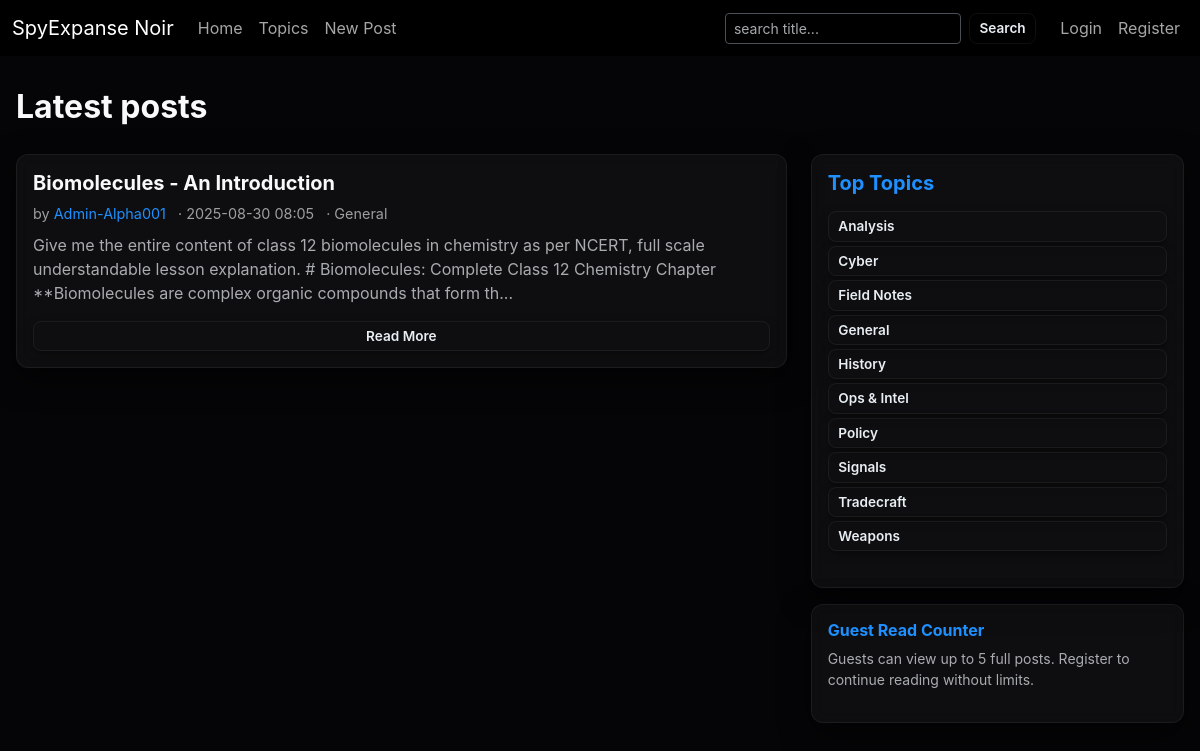
The page / on the database its author committed.
### app.py (models this page shows, shortened)
class Post(db.Model):
    id = db.Column(db.Integer, primary_key=True)
    title = db.Column(db.String(250), nullable=False)
    body = db.Column(db.Text, nullable=False)   # markdown stored raw
    created_at = db.Column(db.DateTime, default=datetime.utcnow)
    updated_at = db.Column(db.DateTime, onupdate=datetime.utcnow)
    user_id = db.Column(db.Integer, db.ForeignKey('user.id'), nullable=False)
    topic_id = db.Column(db.Integer, db.ForeignKey('topic.id'), nullable=False)
    attachment_filename = db.Column(db.String(300), nullable=True)
    comments = db.relationship('Comment', backref='post', lazy='dynamic')

class User(UserMixin, db.Model):
    id = db.Column(db.Integer, primary_key=True)
    username = db.Column(db.String(80), unique=True, nullable=False)          # handle
    realname = db.Column(db.String(120))
    email = db.Column(db.String(200), unique=True, nullable=False)
    password_hash = db.Column(db.String(200), nullable=False)
    age = db.Column(db.Integer)
    job = db.Column(db.String(150))
    bio = db.Column(db.Text)
    created_at = db.Column(db.DateTime, default=datetime.utcnow)
    posts = db.relationship('Post', backref='author', lazy='dynamic')
    comments = db.relationship('Comment', backref='author', lazy='dynamic')

class Topic(db.Model):
    id = db.Column(db.Integer, primary_key=True)
    name = db.Column(db.String(80), unique=True, nullable=False)
    posts = db.relationship('Post', backref='topic', lazy='dynamic')

### app.py (the view)
@app.route('/')
def index():
    page = request.args.get('page', 1, type=int)
    posts = Post.query.order_by(Post.created_at.desc()).limit(20).all()
    topics = Topic.query.order_by(Topic.name).limit(10).all()
    return render_template('index.html', posts=posts, topics=topics)

### app.py (called while the page is built)
def init_topics():
    default_topics = [
        "Ops & Intel","Signals","Cyber","Analysis","Tradecraft",
        "History","Weapons","Policy","Field Notes","General"
    ]
    for t in default_topics:
        if not Topic.query.filter_by(name=t).first():
            db.session.add(Topic(name=t))
    db.session.commit()

@app.before_request
def ensure_db():
    db.create_all()
    init_topics()

### templates/index.html (shortened to what this page needs)
{% extends "base.html" %}
{% block content %}
<div class="d-flex justify-content-between align-items-center mt-4 mb-3">
  <h2 class="text-light">
    {% if current_topic %}Topic: {{ current_topic.name }}{% else %}Latest posts{% endif %}
  </h2>
</div>
<div class="row">
  <div class="col-md-8">
    {% for post in posts %}
      {% include "_post_card.html" %}
    {% else %}
      <div class="card glass text-muted p-3">No posts yet.</div>
    {% endfor %}
  </div>
  <div class="col-md-4">
    <div class="card glass p-3 mb-3">
      <h5 class="mb-3">Top Topics</h5>
      <ul class="list-unstyled">
        {% for topic in topics %}
          <li class="mb-1">
            <a href="{{ url_for('topic_view', topic_id=topic.id) }}" class="btn btn-sm btn-outline-light w-100 text-start">
              {{ topic.name }}
            </a>
          </li>
        {% endfor %}
      </ul>
    </div>
    <div class="card glass p-3">
      <h6 class="mb-2">Guest Read Counter</h6>
      <p class="small text-muted">Guests can view up to 5 full posts. Register to continue reading without limits.</p>
    </div>
  </div>
</div>
{% endblock %}

### templates/base.html (shortened to what this page needs)
<!doctype html>
<html lang="en" data-bs-theme="dark">
<head>
  <link href="https://cdn.jsdelivr.net/npm/bootstrap@5.3.3/dist/css/bootstrap.min.css" rel="stylesheet">
  <link href="{{ url_for('static', filename='css/noir.css') }}" rel="stylesheet">
</head>
<body>
<nav class="navbar navbar-expand-lg bg-black">
  <div class="container-fluid">
    <a class="navbar-brand display6" href="{{ url_for('index') }}">SpyExpanse Noir</a>
    <div class="collapse navbar-collapse" id="nav">
      <ul class="navbar-nav me-auto mb-2 mb-lg-0">
        <li class="nav-item"><a class="nav-link" href="{{ url_for('index') }}">Home</a></li>
        <li class="nav-item"><a class="nav-link" href="{{ url_for('topics') }}">Topics</a></li>
        <li class="nav-item"><a class="nav-link" href="{{ url_for('post_new') }}">New Post</a></li>
      </ul>
      <form class="d-flex me-3" action="{{ url_for('search') }}">
        <input name="q" class="form-control form-control-sm me-2 bg-black text-light" placeholder="search title..." value="{{ q if q is defined else '' }}">
        <button class="btn btn-sm btn-outline-light" type="submit">Search</button>
      </form>
      <ul class="navbar-nav mb-2 mb-lg-0">
        {% if current_user.is_authenticated %}
          <li class="nav-item"><a class="nav-link" href="{{ url_for('profile', username=current_user.username) }}">{{ current_user.username }}</a></li>
          <li class="nav-item"><a class="nav-link " href="{{ url_for('logout') }}">Logout</a></li>
        {% else %}
          <li class="nav-item"><a class="nav-link" href="{{ url_for('login') }}">Login</a></li>
          <li class="nav-item"><a class="nav-link" href="{{ url_for('register') }}">Register</a></li>
        {% endif %}
      </ul>
    </div>
  </div>
</nav>
<div class="noir-container">
  {% block content %}{% endblock %}
</div>
</body>
</html>

### templates/_post_card.html (shortened to what this page needs)
<div class="card glass _post_card mb-3">
  <div class="d-flex justify-content-between align-items-start">
    <div>
      <h5>
        <a href="{{ url_for('post_detail', post_id=post.id) }}" class="text-light">{{ post.title }}</a>
      </h5>
      <div class="meta-row">
        <span>by <a href="{{ url_for('profile', username=post.author.username) }}">{{ post.author.username }}</a></span>
        <span>· {{ post.created_at.strftime('%Y-%m-%d %H:%M') }}</span>
        <span>· {{ post.topic.name }}</span>
      </div>
    </div>
  </div>
  <p class="mt-2 text-muted">
    {{ post.body[:240] }}{% if post.body|length > 240 %}...{% endif %}
  </p>
  <a href="{{ url_for('post_detail', post_id=post.id) }}" class="btn btn-sm btn-outline-light">Read More</a>
</div>

### static/css/noir.css (style rules this page uses)
:root { --bg: #050507; --glass: rgba(255,255,255,0.04); --glass-border: rgba(255,255,255,0.06); --accent: #1e90ff; --text-light: #e8eef3; --text-muted: rgba(255,255,255,0.6); --card-radius: 12px; --shadow: 0 10px 30px rgba(0,0,0,0.6); --font-main: 'Inter', system-ui, -apple-system, 'Segoe UI', Roboto, 'Helvetica Neue', Arial, sans-serif; }
* { box-sizing:border-box; }
html, body { height:100%; margin:0; padding:0; background:var(--bg); color:var(--text-light); font-family:var(--font-main); }
.noir-container { max-width:1200px; margin:2rem auto; padding:0 1rem; }
.card, .glass { background: var(--glass); border: 1px solid var(--glass-border); border-radius: var(--card-radius); backdrop-filter: blur(8px) saturate(120%); -webkit-backdrop-filter: blur(8px); box-shadow: var(--shadow); padding: 1.5rem; margin-bottom: 1.5rem; transition: transform 0.2s ease, border 0.3s ease; }
h1, h2, h3, h4, h5, h6 { color: var(--accent); font-weight: 700; margin-bottom: 0.75rem; }
.btn, .btn-outline-light { border-radius: 8px; padding: 0.25rem 0.6rem; font-size: 0.85rem; font-weight: 600; border: 1px solid var(--glass-border); background: transparent; color: var(--text-light); cursor: pointer; transition: all 0.3s ease; box-shadow: 0 3px 10px rgba(0,0,0,0.4); }
a { color: var(--accent); text-decoration: none; }
input, textarea, select { background: rgba(20,25,30,0.9); color: var(--text-light); border: 1px solid var(--glass-border); border-radius: var(--card-radius); padding: 0.6rem 1rem; font-family: var(--font-main); }
.post_card, ._post_card, .card-glass { background: var(--glass); border: 1px solid var(--glass-border); border-radius: var(--card-radius); box-shadow: var(--shadow); padding: 1rem; margin-bottom: 1rem; }
.post_card h5, ._post_card h5 { color: var(--accent); margin-bottom: 0.5rem; }
.post_card p, ._post_card p { color: var(--text-muted); }
.meta-row { display:flex; gap:0.75rem; align-items:center; color:var(--text-muted); font-size:0.9rem; }

### rows shown on the page
Post: title "Biomolecules - An Introduction", author.username "Admin-Alpha001", created_at "2025-08-30 08:05", topic.name "General", body "Give me the entire content of class 12 biomolecules in chemistry as per NCERT, full scale understandable lesson explanation. # Biomolecules: Complete Class 12 Chemistry Chapter **Biomolecules are complex organic compounds that form th"
Topic: name "Analysis"
Topic: name "Cyber"
Topic: name "Field Notes"
Topic: name "General"
Topic: name "History"
Topic: name "Ops & Intel"
Topic: name "Policy"
Topic: name "Signals"
Topic: name "Tradecraft"
Topic: name "Weapons"
